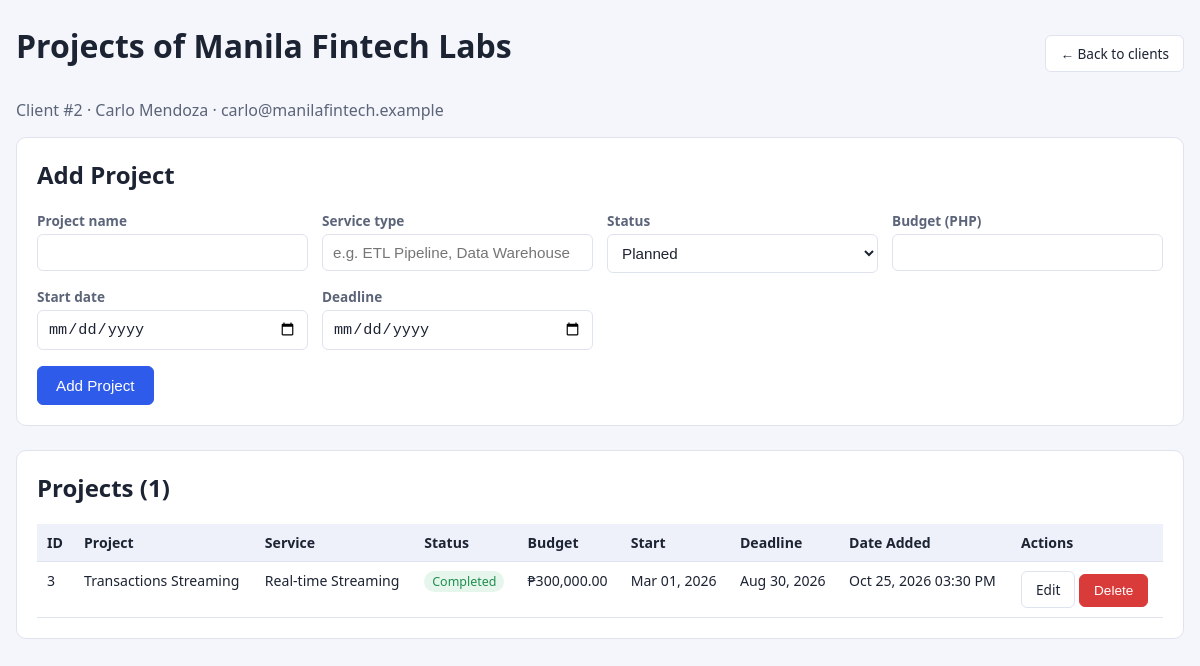
The app's page /projects.php?client_id=2 with its own data.
### tables this page shows
CREATE TABLE clients (
    client_id      INT UNSIGNED NOT NULL AUTO_INCREMENT,
    company_name   VARCHAR(100) NOT NULL,
    contact_person VARCHAR(80)  NOT NULL,
    email          VARCHAR(100) NOT NULL,
    phone_number   VARCHAR(20)  NOT NULL,
    industry       VARCHAR(60)  NOT NULL,
    date_added     DATETIME     NOT NULL DEFAULT CURRENT_TIMESTAMP,
    PRIMARY KEY (client_id),
    UNIQUE KEY uq_client_email (email)
);

CREATE TABLE projects (
    project_id   INT UNSIGNED  NOT NULL AUTO_INCREMENT,
    client_id    INT UNSIGNED  NOT NULL,                     
    project_name VARCHAR(120)  NOT NULL,
    service_type VARCHAR(60)   NOT NULL,                     
    status       VARCHAR(20)   NOT NULL DEFAULT 'Planned',   
    budget       DECIMAL(12,2) NOT NULL DEFAULT 0.00,
    start_date   DATE          NOT NULL,
    deadline     DATE          NOT NULL,
    date_added   DATETIME      NOT NULL DEFAULT CURRENT_TIMESTAMP,
    PRIMARY KEY (project_id),
    CONSTRAINT fk_projects_client FOREIGN KEY (client_id)
        REFERENCES clients (client_id)
        ON UPDATE CASCADE
        ON DELETE CASCADE       
);

### includes/functions.php (called while the page is built, shortened)
<?php
function e($v): string { return htmlspecialchars((string) $v, ENT_QUOTES, 'UTF-8'); }

### projects.php (the view, shortened to what this page needs)
<?php
require_once 'config/dbconfig.php';
require_once 'includes/functions.php';
$clientId = (int) ($_GET['client_id'] ?? 0);
$stmt = $pdo->prepare("SELECT * FROM clients WHERE client_id = :id");
$stmt->execute([':id' => $clientId]);
$client = $stmt->fetch();
$stmt = $pdo->prepare("SELECT * FROM projects WHERE client_id = :id ORDER BY project_id DESC");
$stmt->execute([':id' => $clientId]);
$projects = $stmt->fetchAll();
$old = $_SESSION['old'] ?? []; unset($_SESSION['old']);
include 'includes/header.php';
?>
<div class="bar">
    <h1>Projects of <?= e($client['company_name']) ?></h1>
    <a class="btn" href="index.php">&larr; Back to clients</a>
</div>
<p class="muted">Client #<?= (int) $client['client_id'] ?> &middot; <?= e($client['contact_person']) ?> &middot; <?= e($client['email']) ?></p>
<section class="card">
    <h2>Add Project</h2>
    <form action="project_create.php" method="post">
        <?php $v = $old; include 'includes/project_fields.php'; ?>
        <button class="btn primary" type="submit">Add Project</button>
    </form>
</section>
<section class="card">
    <h2>Projects (<?= count($projects) ?>)</h2>
    <div class="table-wrap"><table>
        <thead><tr><th>ID</th><th>Project</th><th>Service</th><th>Status</th><th>Budget</th><th>Start</th><th>Deadline</th><th>Date Added</th><th>Actions</th></tr></thead>
        <tbody>
        <?php foreach ($projects as $p): ?>
            <tr>
                <td><?= e($p['project_id']) ?></td>
                <td><?= e($p['project_name']) ?></td>
                <td><?= e($p['service_type']) ?></td>
                <td><span class="badge <?= e(strtolower(str_replace(' ', '-', $p['status']))) ?>"><?= e($p['status']) ?></span></td>
                <td>&#8369;<?= number_format($p['budget'], 2) ?></td>
                <td><?= e(date('M d, Y', strtotime($p['start_date']))) ?></td>
                <td><?= e(date('M d, Y', strtotime($p['deadline']))) ?></td>
                <td><?= e(date('M d, Y h:i A', strtotime($p['date_added']))) ?></td>
                <td class="actions">
                    <a class="btn" href="project_edit.php?id=<?= (int) $p['project_id'] ?>">Edit</a>
                    <form action="project_delete.php" method="post" onsubmit="return confirm('Delete this project?');">
                        <button class="btn danger" type="submit">Delete</button>
                    </form>
                </td>
            </tr>
        <?php endforeach; ?>
        </tbody>
    </table></div>
</section>
</main></body></html>

### css/style.css (style rules this page uses)
:root { --bg:#f4f6fb; --card:#fff; --ink:#1c2333; --muted:#5b6478; --line:#dfe3ee; --brand:#2f5bea; --danger:#d93a3a; --ok:#1e8e4e; }
* { box-sizing: border-box; }
body { margin:0; font-family: "Segoe UI", Arial, sans-serif; background:var(--bg); color:var(--ink); }
h1 { margin: 0 0 16px; }
h2 { margin-top: 0; }
.card { background:var(--card); border:1px solid var(--line); border-radius:10px; padding:20px; margin-bottom:24px; }
.btn { display:inline-block; padding:8px 14px; border:1px solid var(--line); border-radius:6px; background:#fff; color:var(--ink); font-size:.85rem; text-decoration:none; cursor:pointer; }
.btn.primary { background:var(--brand); border-color:var(--brand); color:#fff; padding:10px 18px; font-size:.95rem; }
.btn.danger { background:var(--danger); border-color:var(--danger); color:#fff; }
.table-wrap { overflow-x:auto; }
table { border-collapse:collapse; width:100%; font-size:.88rem; }
th, td { padding:9px 10px; border-bottom:1px solid var(--line); text-align:left; vertical-align:top; }
th { background:#eef1fa; white-space:nowrap; }
td.actions { white-space:nowrap; }
td.actions form { display:inline; }
.bar { display:flex; justify-content:space-between; align-items:center; flex-wrap:wrap; gap:8px; margin-bottom:16px; }
.badge { padding:2px 8px; border-radius:99px; font-size:.78rem; background:#eef1fa; }
.badge.completed { background:#e6f6ec; color:var(--ok); }
.muted { color:var(--muted); }

### records on screen
clients: company_name "Manila Fintech Labs", client_id "2", contact_person "Carlo Mendoza", email "carlo@manilafintech.example"
projects: project_id "3", project_name "Transactions Streaming", service_type "Real-time Streaming", status "Completed", budget "300,000.00", start_date "Mar 01, 2026", deadline "Aug 30, 2026", date_added "Oct 25, 2026 03:30 PM"

### other values on screen
count($projects) "1"
form field status "Planned"
